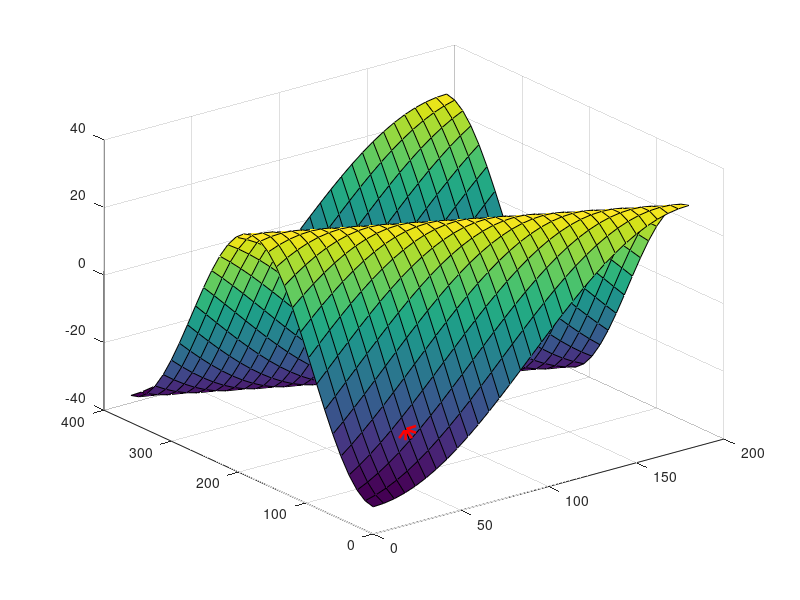

Recreate this plot in MATLAB.
clear all; close all;

m1 = 0.2;
m2 = 0.2;
g = 9.8;
L1 = 0.5;
L2 = 0.5;
w1 = 0.3;
w2 = 0.3;
F = 60;

theta1 = linspace(0,180,31);
theta2 = linspace(0,360,31);
[X,Y] = meshgrid(theta1,theta2);
M2 = F*L2*cos((X+Y-180)*pi/180) + m2*g*cos((X+Y-180)*pi/180);
surf(X,Y,M2);
hold on;

theta1 = 30;
theta2 = 30;
M2 = F*L2*cos((theta1+theta2-180)*pi/180) + m2*g*cos((theta1+theta2-180)*pi/180);
plot3(theta1,theta2,M2,'ro','LineWidth',10);



